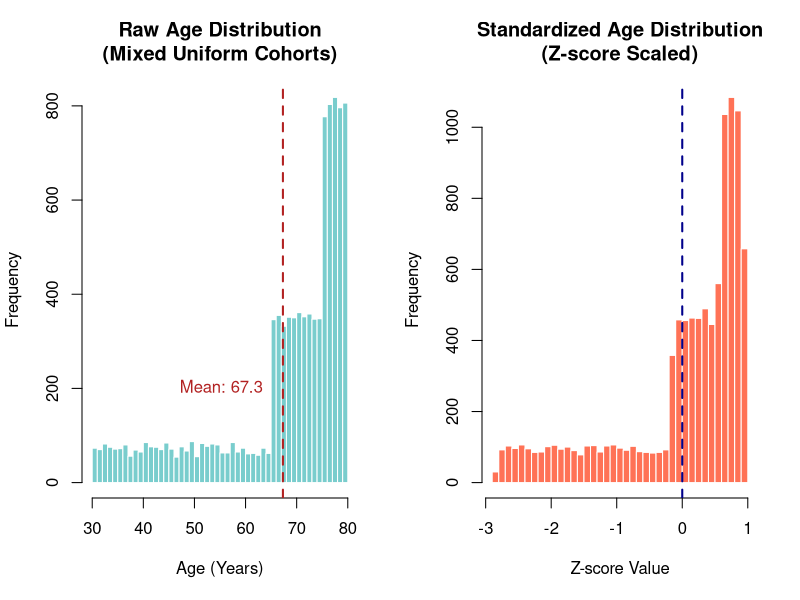
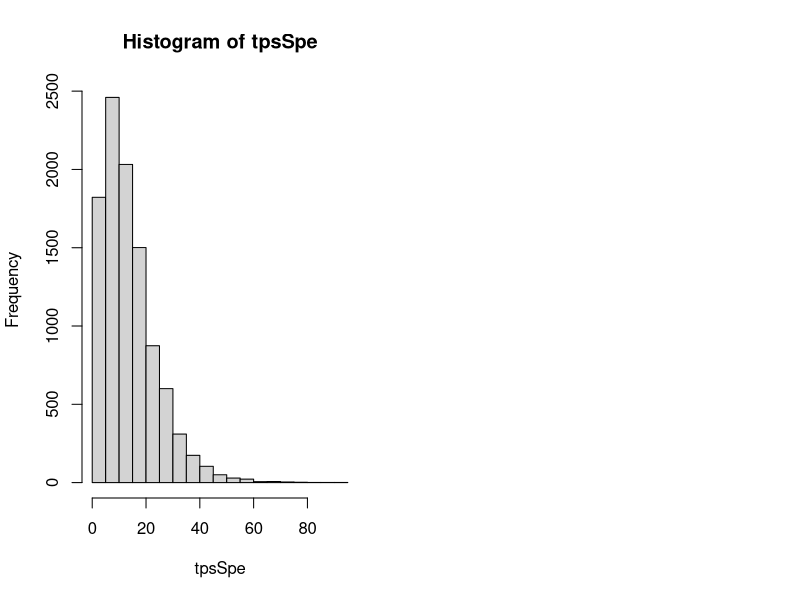

Recreate these plots in R, in order. (Note: this script raises an error after producing the figures.)
k <- 1.5
pho <- 0.05
alpha <- 100
n <- 10000
max_time <- 50
prop_female <- 0.5
prop_x0 <- 0.3
year.start_min <- 2000
year.start_max <- 2010
beta_sex <- 0.3
beta_age <- 0.2
beta_X <- 0.4
borne_a <- 10

# --- Phase 1: Covariables generation ---

age_1 <- runif(n * .25, min = 30, max = 65)
age_2 <- runif(n * .35, min = 65, max = 75)
age_3 <- runif(n * .40, min = 75, max = 80)
age <- c(age_1, age_2, age_3)
ageMoyen <- mean(age)
ageStand <- (age - ageMoyen) / sd(age)

par(mfrow = c(1, 2), mar = c(5, 4, 4, 2) + 0.1)

# Histogram 1: Raw Age Distribution
hist(age, 
     breaks = 40, 
     col = "darkslategray3", 
     border = "white",
     main = "Raw Age Distribution\n(Mixed Uniform Cohorts)", 
     xlab = "Age (Years)", 
     ylab = "Frequency")
abline(v = ageMoyen, col = "firebrick", lwd = 2, lty = 2) # Mark the sample mean
text(ageMoyen - 2, n*0.02, paste("Mean:", round(ageMoyen, 1)), col = "firebrick", pos = 2)

# Histogram 2: Standardized Age Distribution
hist(ageStand, 
     breaks = 40, 
     col = "coral1", 
     border = "white",
     main = "Standardized Age Distribution\n(Z-score Scaled)", 
     xlab = "Z-score Value", 
     ylab = "Frequency")
abline(v = 0, col = "darkblue", lwd = 2, lty = 2) # Mark Z-score mean (0)

uSex <- runif(n)
pFem <- prop_female
sex  <- rbinom(n, size = 1, prob = prop_female)   

uX   <- runif(n)
X    <- rbinom(n, size = 1, prob = 1 - prop_x0)   

# year of diagnosis
if (year.start_min != year.start_max) {
  year.start <- as.Date(paste0(sample(year.start_min:year.start_max, n, replace = TRUE), "-01-01")) +
    sample(0:364, n, replace = TRUE)
} else {
  year.start <- as.Date(paste0(year.start_min, "-01-01")) +
    sample(0:364, n, replace = TRUE)
}

# --- Phase 2: T_E generation (Time to death from cancer) ---
# why is this not T_O generation?
# calculating the risk multiplier before TE generation?
tempuS <- runif(n)
exp.betaz <- exp(
  beta_sex * sex + beta_age * ageStand + beta_X * X
)

# generalized weibull extension
ui <- runif(n)
tpsSpe <- 1 / pho * (alpha * ((1 / (1 - ui))^(1 / (alpha * exp.betaz)) - 1))^(1 / k)  
hist(tpsSpe)


# --- Phase 3: T_P generation (Time to death from background/general causes) ---

tpsGene <- rep(0, n)
TauxAtt <- rep(NA, n)
sexNom <- ifelse(sex == 0, "male", "female")
Xrace <- ifelse(X == 0, "white", "black")

f1 <- function(i){
  # the random chance of competing risk
  uAtt <- runif(1)
  
  # lookup the coresponding demographics
  i.age <- which(attr(survexp.usr, which = "dimnames")[[1]] == trunc(age[i]))
  i.sex <- which(attr(survexp.usr, which = "dimnames")[[2]] == sexNom[i])
  i.race <- which(attr(survexp.usr, which = "dimnames")[[3]] == Xrace[i])
  i.year <- which(attr(survexp.usr, which = "dimnames")[[4]] == format(year.start[i], "%Y"))
  
#return NA if the index is missing
  if(length(i.age) == 0 || length(i.sex) == 0 || length(i.year) == 0) {
    return(NA)  
  }
  
  # retrieve the position of the table maximums
  max.i.age <- length(attributes(survexp.usr)$dimnames[[1]])
  max.i.year <- length(attributes(survexp.usr)$dimnames[[4]])
  # Convert the daily hazard rate from the life table into an annual probability of dying
  TauxAtt[i] <- 1-exp(-365.24*survexp.usr[i.age,i.sex, i.race, i.year])
  
  #  if random probability is less than risk of dying then they are deemed dead
  if(uAtt <= TauxAtt[i]){
    # randomize time of death during the year
    tpsG <- runif(1)
    tpsGene[i] <- tpsG
  } else {
    # begin a while loop for those who keep living
    while(uAtt > TauxAtt[i]){
      # count up indexes
      tpsGene[i] <- tpsGene[i] + 1
      i.age <- min(i.age + 1, max.i.age) 
      i.year <- min(i.year + 1, max.i.year) 
      
      # iterate for the next year, updated age
      uAtt <- runif(1)
      TauxAtt[i] <- 1-exp(-365.24*survexp.usr[i.age,i.sex, i.race, i.year])
    }
    tpsG <- runif(1)
    tpsGene[i] <- tpsGene[i] + tpsG
  }
  # Return the total accumulated time to background death
  return(tpsGene[i])
}
# run the function for all n patients
tpsGene <- sapply(1:n,f1)

hist(tpsGene)

# --- Phase 4: Competing Risks & Censoring Resolution ---

# take the minimum of the patient's population and cancer survival time 
tpsSurv <- pmin(tpsGene, tpsSpe)
hist(tpsSurv)

# simulate random loss to followup time
borne_a = borne_a
tpsCens <- runif(n, min=0, max=borne_a)

# observed patient time is their survival time or the point they dropped out before.
temps <- pmin(tpsCens, tpsSurv)
hist(temps)
# The hypothetical time observed for net survival where patients can only die of cancer type or drop out first.
temps2 <- pmin(tpsCens, tpsSpe)
hist(temps2)

# classic status indicator equals 0 if the patient was censored or 1 if they were observed to die of any cause.
statut     <- ifelse(temps == tpsCens, 0, 1)

#indicate if patient died of cancer by making sure survival time is equal to excess survival time and that total time is not equal to censored time 
cause <- ifelse(tpsSurv == tpsSpe & temps != tpsCens, 1, 0)

# hypothetical indicator if patient could only die of cancer or be censored
cause2     <- ifelse(temps2 == tpsCens, 0, 1)

# --- Phase 5: Administrative Censoring ---

# if patient time is greater than max time then mark censored
statut[temps > max_time]   <-  0
# if patient time exceeds max study time, then they are deemed not dead of cancer
cause[temps > max_time] <- 0
cause2[temps2 > max_time]  <-  0

# any patient time greater than the max study time is set to shortened to the max time
temps[temps > max_time]    <- max_time
temps2[temps2 > max_time]  <- max_time

# --- Phase 6: Output Assembly ---

# Bind all generated and calculated vectors into a single data.frame
result <- data.frame(
  patient_id = 1:n,                                      # Unique ID for each patient
  age = round(age, 1),                                   # Raw age rounded to 1 decimal
  ageStand = ageStand,                                   # Standardized age used in the model
  sex_num = sex,                                         # Binary sex (0=male, 1=female)
  sex = factor(sexNom,  levels = c("male", "female")),   # Factored string representation of sex
  race = factor(Xrace, levels = c("white", "black")),    # Factored string representation of race/X
  race_num = X,                                          # Binary representation of X
  tpsGene = tpsGene,                                     # True time to background death
  tpsSpe = tpsSpe,                                       # True time to cancer death
  year_diagnosis = year.start,                           # Date of diagnosis
  observed_time = temps,                                 # Final observed survival time
  status = statut,                                       # Final observed status (1=dead, 0=censored)
  hypothetical_time = temps2,                            # Pure time to cancer death with censoring
  hypothetical_status = cause2,                          # Status for hypothetical world (1=cancer death, 0=censored)
  admin_cens = max_time                                  # The max study follow-up time applied
)



# Output the final assembled dataset
